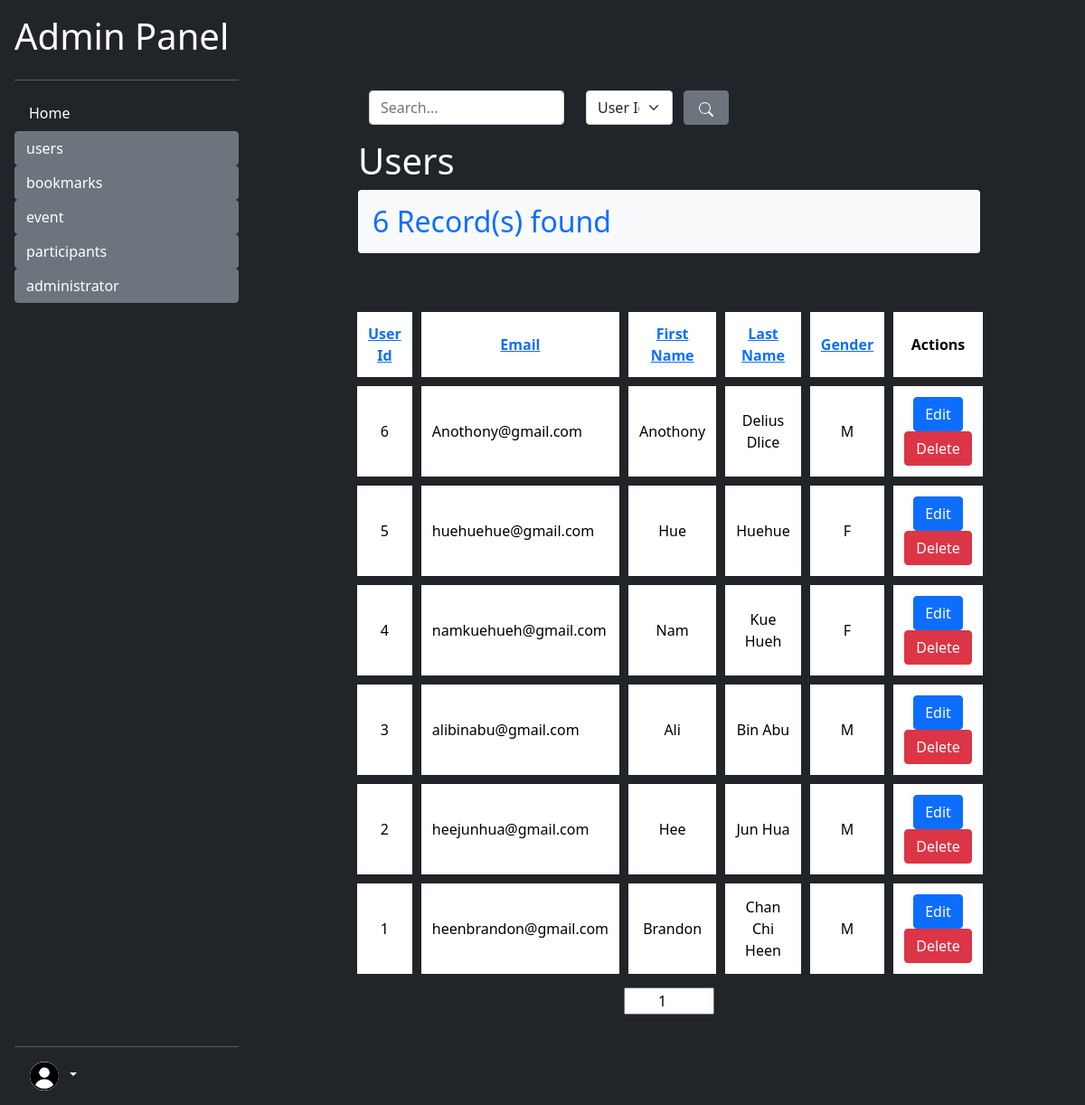
Screenshot of /admin/users/list_user.php?pageNo=1&col=user_id&sort=ASC (signed in) with the database file from the repository.
### tables this page shows
CREATE TABLE `user` (
  `user_id` int(30) NOT NULL,
  `email` varchar(100) NOT NULL,
  `first_name` varchar(30) NOT NULL,
  `last_name` varchar(30) NOT NULL,
  `password` varchar(30) NOT NULL,
  `gender` varchar(1) NOT NULL
);

### utility/utility.php (called while the page is built, shortened)
<?php
class Database
{
    public $con;
    function __construct()
    {
        $this->con = mysqli_connect(self::DB_HOST, self::DB_USER, self::DB_PASSWORD, self::DB_NAME);
    }
    function select($columnArray, $whereStatements, $table = 'user')
    {
        $queryStatement = "SELECT " . array_shift($columnArray);
        foreach ($columnArray as $col) {
            $queryStatement .= ", $col";
        }
        if ($whereStatements == "") {
            $queryStatement .= " FROM $table";
        } else {
            $queryStatement .= " FROM $table WHERE $whereStatements;";
        }
        $this->queryResult = mysqli_query($this->con, $queryStatement);
        return mysqli_fetch_all($this->queryResult);
    }
}

### admin/users/list_user.php (the view, shortened to what this page needs)
<?php
require_once dirname(__FILE__) . "/../../env_variables.php";
include "$docRoot/utility/utility.php";
include "../admin_utility.php";
require_once "$docRoot/utility/search.php";
include "$docRoot/admin/redirectNonAdmin.php";
$searchSuccess = false;
$colArray = array(
    "user_id" => "User Id",
    "email" => "Email",
    "first_name" => "First Name",
    "last_name" => "Last Name",
    "gender" => "Gender"
);
$sortCol = "user_id";
$sort = "ASC";
$db =   new Database();
$whereStatement = "";
$result = $db->select(array(
    "user_id",
    "email",
    "first_name",
    "last_name",
    "gender"
), $whereStatement, "user");
$pageCount = ceil(count($result) / 10);
$pageNo = 1;
if ($_SERVER["REQUEST_METHOD"] == "GET") {
    if (isset($_GET['pageNo'])) {
        if ($_GET['pageNo'] >= 1 && $_GET['pageNo'] <= $pageCount) {
            $pageNo = $_GET['pageNo'];
        } else {
            echo "<script>window.location='$sevRoot/admin/users/list_user.php';</script>";
            die();
        }
    }
    if (!empty($_GET['col']) && !empty($_GET['sort'])) {
        if (array_key_exists($_GET['col'], $colArray)) {
            $sortCol = $_GET['col'];
        } else {
            $sortCol = $colArray[0];
        }
        $sort = ($_GET['sort'] == "ASC") ? "DESC" : "ASC";
    }
} else if ($_SERVER["REQUEST_METHOD"] == "POST") {
    if (!empty($_POST)) {
        $userId = isset($_POST['userId']) ? $_POST['userId'] : '';
        $firstName = isset($_POST['firstName']) ? $_POST['firstName'] : '';
        $lastName = isset($_POST['lastName']) ? $_POST['lastName'] : '';
        $email = isset($_POST['email']) ? $_POST['email'] : '';
        $gender = isset($_POST['gender']) ? $_POST['gender'] : '';
        if ($_POST['pageNo'] >= 1 && $_POST['pageNo'] <= $pageCount) {
            $pageNo = $_POST['pageNo'];
            consoleLog($pageNo);
        }
        $queryStatement = <<<SQL
        DELETE FROM user
        WHERE
        user_id = $userId AND
        first_name = '$firstName' AND
        last_name = '$lastName' AND
        email = '$email';
SQL;
        $deleteStatus = $db->con->query($queryStatement) ? true : false;
    }
}
if (!$searchSuccess) {
    $whereStatement = "TRUE ORDER BY $sortCol $sort";
    $result = $db->select(array("user_id", "email", "first_name", "last_name", "gender"), $whereStatement, "user");
    $resultArr = $result;
}
$pageCount = ceil(count($resultArr) / 10);
?>
<!DOCTYPE html>
<html lang="en">
<head>
    <link href="https://cdn.jsdelivr.net/npm/bootstrap@5.0.2/dist/css/bootstrap.min.css" rel="stylesheet">
    <link href="../index.css" type="text/css" rel="stylesheet">
</head>
<body class="bg-dark">
    <?php
    include_once "../sidebar.php";
    ?>
    <section class="text-white">
        <form class="mb-0 mx-3 row container mb-3" action="" method="GET">
            <div class="col-md-4">
                <input name="search" type="text" class="form-control" value="<?php if (isset($searchTerm)) echo $searchTerm ?>" placeholder="Search...">
            </div>
            <div class="col-md-2">
                <select name="col_search" id="" class="form-select">
                    <?php
                    foreach ($colArray as $col => $headerName) {
                        if ($searchCol == $col) {
                            echo "<option value='$col' selected>$headerName</option>";
                        } else {
                            echo "<option value='$col' >$headerName</option>";
                        }
                    }
                    ?>
                </select>
            </div>
            <button type="submit" class="btn btn-secondary" style="width: 50px;">
            </button>
        </form>
        <h1 class="mx-3">Users</h1>
        <?php
        if (count($resultArr) > 0) {
            $resultCount = count($resultArr);
            echo "<h2 class='text-primary bg-light rounded-2 p-3 mx-3'>$resultCount Record(s) found</h2>";
        } else {
            echo "<h2 class='text-secondary bg-light rounded-2 p-3 mx-3'>No Record found</h2>";
        }
        ?>
        <table class="event-list">
            <tr class="text-center">
                <?php
                $searchParams = "";
                foreach ($colArray as $col => $headerName) {
                    $tempSort = "ASC";
                    if ($sortCol == $col) {
                        $tempSort = $sort;
                    }
                    echo <<<HTML
                    <th style="width:10%;">
                        <a href="{$_SERVER['PHP_SELF']}?pageNo=$pageNo&col=$col&sort=$tempSort$searchParams">
                        $headerName
                        </a>
                    </th>
HTML;
                }
                ?>
                <th style="width:15%;">Actions</th>
            </tr>
            <?php
            $startIndex = ($pageNo - 1) * 10;
            for ($i = $startIndex; $i < $startIndex + 10 && $i < count($resultArr); $i++) {
                echo <<<HTML
                    <tr class="text-center">
                        <td>{$resultArr[$i][0]}</td>
                        <td  style="text-align:left;">{$resultArr[$i][1]}</td>
                        <td>{$resultArr[$i][2]}</td>
                        <td>{$resultArr[$i][3]}</td>
                        <td>{$resultArr[$i][4]}</td>
                        <td>
                            <button onclick="toRedirect({$resultArr[$i][0]}, 'edit_user.php')" class="btn btn-primary">Edit</button>
                            <button class="btn btn-danger" onclick="enableModal([{$resultArr[$i][0]}, '{$resultArr[$i][1]}', '{$resultArr[$i][2]}', '{$resultArr[$i][3]}', '{$resultArr[$i][4]}']);">Delete</button>
                        </td>
                    </tr>
HTML;
            }
            ?>
        </table>
        <?php
        echo '<div class="d-flex flex-row justify-content-center px-auto container">';
        ?>
        <?php
        echo <<<HTML
        <form action="{$_SERVER['PHP_SELF']}" method="GET">
            <input name="pageNo" value="$pageNo" id="pageNoInput" type="number" placeholder="1 ... {$pageCount}" min="1" max="{$pageCount}">
        </form>
HTML;
        ?>
        <?php
        echo '</div>';
        ?>
    </section>
</body>
</html>

### admin/index.css (style rules this page uses)
html, body { height: 100%; }
section { width: calc(100% - 280px); float: right; padding: 100px; }
.event-list { margin-top: 50px; width: 100%; border-spacing: 10px; padding: 5px; border-collapse: separate; }
.event-list th, .event-list td { padding: 12px; color: black; background-color: white; }
.container { padding: 0px; }
#pageNoInput { width: 100px; text-align: center; }

### rows the page displays
user: user_id "6", email "Anothony@gmail.com", first_name "Anothony", last_name "Delius Dlice", gender "M"
user: user_id "5", email "huehuehue@gmail.com", first_name "Hue", last_name "Huehue", gender "F"
user: user_id "4", email "namkuehueh@gmail.com", first_name "Nam", last_name "Kue Hueh", gender "F"
user: user_id "3", email "alibinabu@gmail.com", first_name "Ali", last_name "Bin Abu", gender "M"
user: user_id "2", email "heejunhua@gmail.com", first_name "Hee", last_name "Jun Hua", gender "M"
user: user_id "1", email "heenbrandon@gmail.com", first_name "Brandon", last_name "Chan Chi Heen", gender "M"

### other values shown
$dirOrFiles "Home"
$dir "users"
$dir "bookmarks"
$dir "event"
$dir "participants"
$dir "administrator"
$resultCount "6"
$headerName "User Id"
$headerName "Email"
$headerName "First Name"
$headerName "Last Name"
$headerName "Gender"
form field col_search "User Id"
